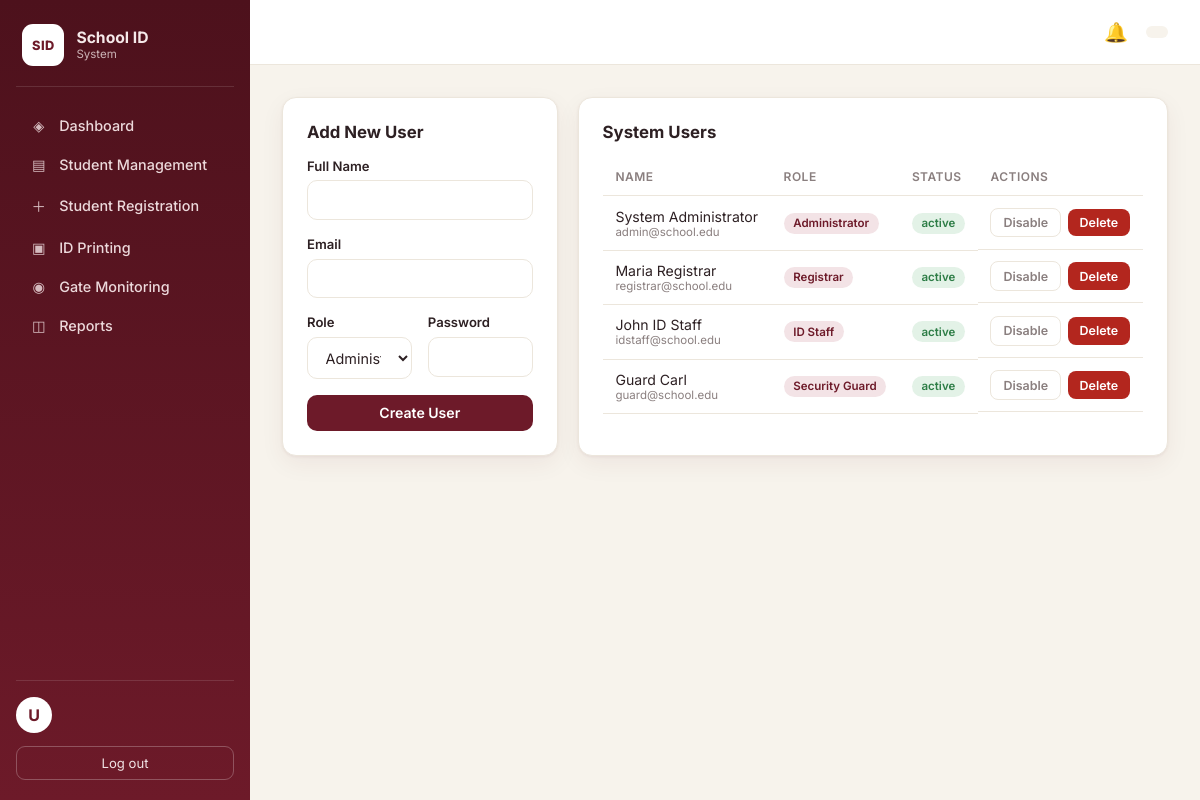
/users.php (signed in), run on the app's committed database.
### tables this page shows
CREATE TABLE IF NOT EXISTS users (
  id            INT AUTO_INCREMENT PRIMARY KEY,
  full_name     VARCHAR(120) NOT NULL,
  email         VARCHAR(150) NOT NULL UNIQUE,
  password      VARCHAR(255) NOT NULL,
  role          ENUM('admin','registrar','id_staff','security_guard','student') NOT NULL DEFAULT 'student',
  status        ENUM('active','inactive') NOT NULL DEFAULT 'active',
  created_at    TIMESTAMP DEFAULT CURRENT_TIMESTAMP
);

### includes/functions.php (called while the page is built, shortened)
<?php
require_once __DIR__ . '/config.php';
function e(?string $value): string
{
    return htmlspecialchars((string)$value, ENT_QUOTES, 'UTF-8');
}
function role_label(?string $role): string
{
    $map = [
        'admin'          => 'Administrator',
        'registrar'      => 'Registrar',
        'id_staff'       => 'ID Staff',
        'security_guard' => 'Security Guard',
        'student'        => 'Student',
    ];
    return $map[$role] ?? ucfirst((string)$role);
}

### includes/config.php (called while the page is built, shortened)
<?php
function db(): PDO
{
    static $pdo = null;
    if ($pdo === null) {
        $dsn = 'mysql:host=' . DB_HOST . ';port=' . DB_PORT . ';dbname=' . DB_NAME . ';charset=utf8mb4';
        $pdo = new PDO($dsn, DB_USER, DB_PASS, [
            PDO::ATTR_ERRMODE => PDO::ERRMODE_EXCEPTION,
            PDO::ATTR_DEFAULT_FETCH_MODE => PDO::FETCH_ASSOC,
            PDO::ATTR_EMULATE_PREPARES => false,
        ]);
    }
    return $pdo;
}

### includes/auth.php (called while the page is built, shortened)
<?php
require_once __DIR__ . '/config.php';
function is_logged_in(): bool
{
    return isset($_SESSION['user_id']);
}
function current_user(): ?array
{
    $stmt = db()->prepare('SELECT * FROM users WHERE id = ?');
    $stmt->execute([$_SESSION['user_id']]);
    $cached = $stmt->fetch() ?: null;
    return $cached;
}
function require_login(): array
{
    return current_user();
}
function require_role(array $roles): array
{
    $user = require_login();
    return $user;
}

### public/users.php (the view, shortened to what this page needs)
<?php
require_once __DIR__ . '/../includes/auth.php';
require_once __DIR__ . '/../includes/functions.php';
$user = require_role(['admin']);
$users = db()->query('SELECT * FROM users ORDER BY role, full_name')->fetchAll();
$roles = ['admin', 'registrar', 'id_staff', 'security_guard', 'student'];
?>
<?php include __DIR__ . '/../includes/header.php'; ?>
<div class="grid grid-2">
  <div class="card">
    <div class="section-title">Add New User</div>
    <form method="post" class="form-grid">
      <div class="field" style="grid-column:1/-1"><label>Full Name</label><input name="full_name" required></div>
      <div class="field" style="grid-column:1/-1"><label>Email</label><input type="email" name="email" required></div>
      <div class="field"><label>Role</label>
        <select name="role">
          <?php foreach ($roles as $r): ?><option value="<?= $r ?>"><?= e(role_label($r)) ?></option><?php endforeach; ?>
        </select>
      </div>
      <div class="field"><label>Password</label><input type="password" name="password" required></div>
      <div style="grid-column:1/-1"><button class="btn btn-primary btn-block" type="submit">Create User</button></div>
    </form>
  </div>
  <div class="card">
    <div class="section-title">System Users</div>
    <div class="table-wrap">
      <table>
        <thead><tr><th>Name</th><th>Role</th><th>Status</th><th>Actions</th></tr></thead>
        <tbody>
        <?php foreach ($users as $u): ?>
          <tr>
            <td><?= e($u['full_name']) ?><div class="muted" style="font-size:.72rem"><?= e($u['email']) ?></div></td>
            <td><span class="pill pill-maroon"><?= e(role_label($u['role'])) ?></span></td>
            <td><span class="pill <?= $u['status']==='active'?'pill-green':'pill-gray' ?>"><?= e($u['status']) ?></span></td>
            <td class="flex" style="gap:.4rem">
              <form method="post" style="display:inline">
                <button class="btn btn-ghost btn-sm" type="submit"><?= $u['status']==='active'?'Disable':'Enable' ?></button>
              </form>
              <form method="post" style="display:inline" onsubmit="return confirm('Delete user?')">
                <button class="btn btn-danger btn-sm" type="submit">Delete</button>
              </form>
            </td>
          </tr>
        <?php endforeach; ?>
        </tbody>
      </table>
    </div>
  </div>
</div>
<?php include __DIR__ . '/../includes/footer.php'; ?>

### public/assets/css/style.css (style rules this page uses)
:root { --maroon: #6d1a29; --maroon-dark: #4d111c; --maroon-soft: #7b1f2a; --beige: #f7f3ec; --card: #ffffff; --ink: #2d2023; --muted: #8a7f7f; --line: #ece6dc; --green: #2d7d46; --red: #b3261e; --amber: #9a6700; --radius: 14px; --shadow: 0 1px 3px rgba(77,17,28,.06), 0 8px 24px rgba(77,17,28,.06); }
* { box-sizing: border-box; }
body { margin: 0; font-family: 'Inter', system-ui, sans-serif; background: var(--beige); color: var(--ink); -webkit-font-smoothing: antialiased; }
.card { background: var(--card); border: 1px solid var(--line); border-radius: var(--radius); box-shadow: var(--shadow); padding: 1.5rem; }
.grid { display: grid; gap: 1.25rem; }
.grid-2 { grid-template-columns: repeat(2, 1fr); }
.section-title { font-weight: 700; font-size: 1.05rem; margin-bottom: 1rem; }
.table-wrap { overflow-x: auto; }
table { width: 100%; border-collapse: collapse; font-size: .88rem; }
th, td { text-align: left; padding: .7rem .8rem; border-bottom: 1px solid var(--line); white-space: nowrap; }
th { color: var(--muted); font-weight: 600; font-size: .75rem; text-transform: uppercase; letter-spacing: .04em; }
.pill { display: inline-block; padding: .22rem .6rem; border-radius: 999px; font-size: .72rem; font-weight: 600; }
.pill-green { background: #e3f2e7; color: var(--green); }
.pill-maroon { background: #f3e3e6; color: var(--maroon); }
.btn { display: inline-flex; align-items: center; justify-content: center; gap: .4rem; border: none; cursor: pointer; padding: .6rem 1.1rem; border-radius: 10px; font-weight: 600; font-size: .88rem; transition: filter .15s, transform .05s; font-family: inherit; }
.btn-primary { background: var(--maroon); color: #fff; }
.btn-ghost { background: transparent; color: var(--muted); border: 1px solid var(--line); }
.btn-danger { background: var(--red); color: #fff; }
.btn-sm { padding: .4rem .75rem; font-size: .78rem; border-radius: 8px; }
.btn-block { width: 100%; }
.form-grid { display: grid; grid-template-columns: repeat(2, 1fr); gap: 1rem; }
.field { display: flex; flex-direction: column; gap: .4rem; }
.field label { font-size: .82rem; font-weight: 600; color: var(--ink); }
.field input, .field select, .field textarea { font-family: inherit; border: 1.5px solid var(--line); background: #fff; border-radius: 10px; padding: .65rem .85rem; font-size: .9rem; color: var(--ink); width: 100%; }
.muted { color: var(--muted); }
.flex { display: flex; gap: 1rem; align-items: center; }

### data on the page
users: full_name "System Administrator", email "admin@school.edu", role "Administrator", status "active", shows "Disable"
users: full_name "Maria Registrar", email "registrar@school.edu", role "Registrar", status "active", shows "Disable"
users: full_name "John ID Staff", email "idstaff@school.edu", role "ID Staff", status "active", shows "Disable"
users: full_name "Guard Carl", email "guard@school.edu", role "Security Guard", status "active", shows "Disable"

### other printed values
substr($__user['full_name'] ?? 'U',0,1) "U"
form field role "Administrator"
